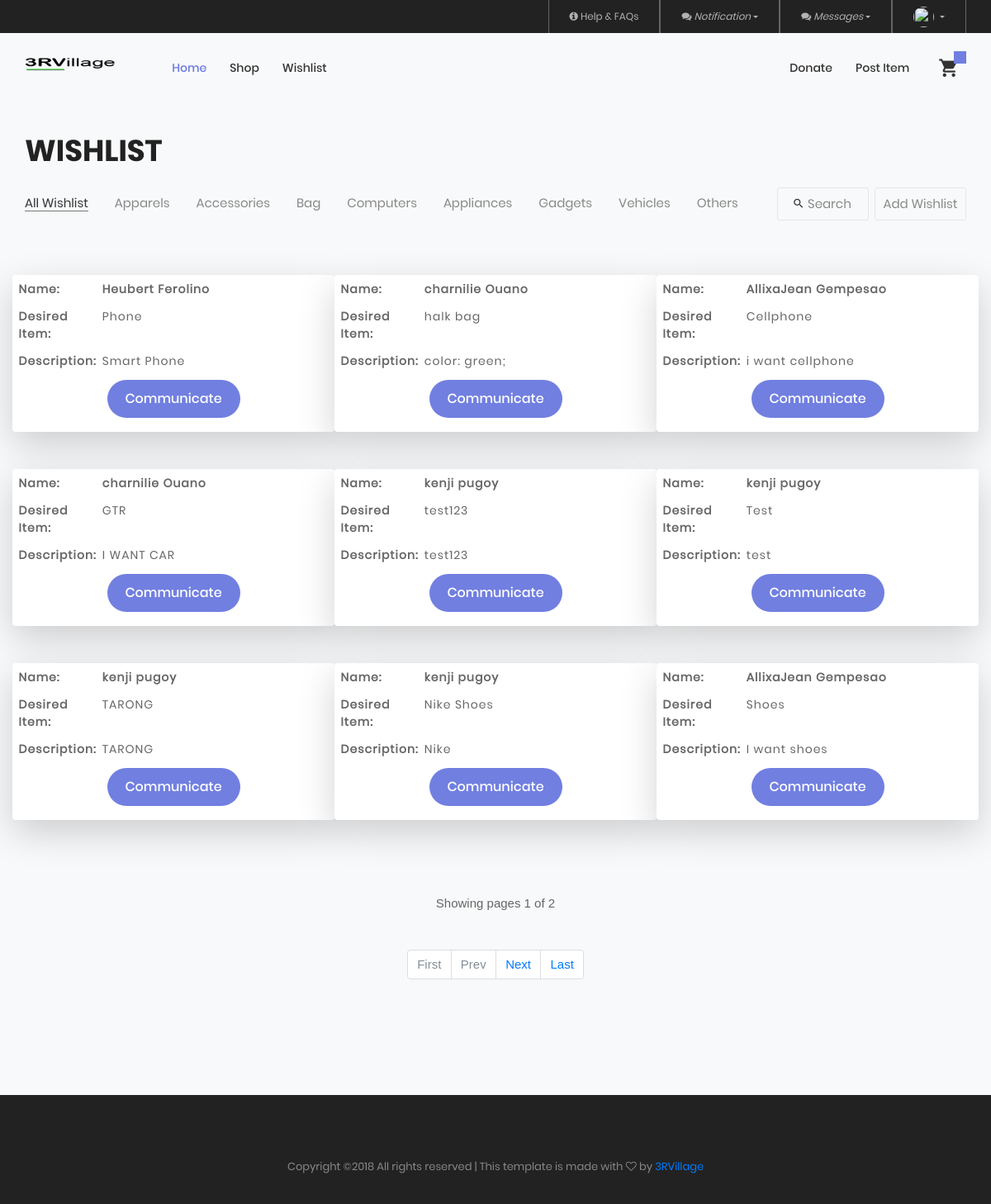
The page /wishlist.php?display=all_wishlist on the database as committed earlier.
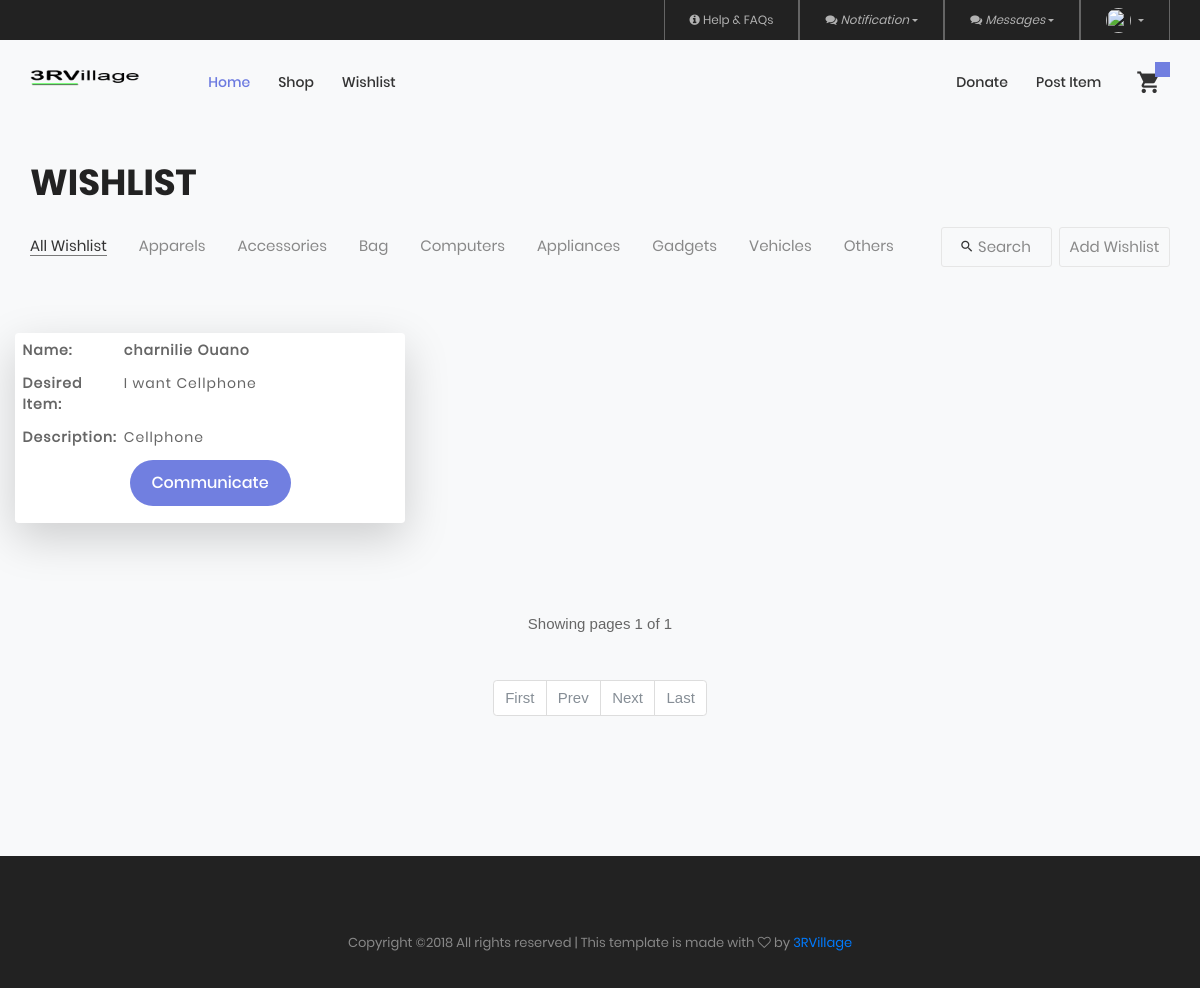
The same page on the database as committed later.
### tables this page shows
CREATE TABLE `wishlist` (
  `WishListID` int(11) NOT NULL,
  `WLName` varchar(50) NOT NULL,
  `WLWant` varchar(100) NOT NULL,
  `WLMessage` varchar(255) NOT NULL,
  `WLCategory` varchar(50) NOT NULL,
  `accountid` int(11) NOT NULL,
  `WLStatus` int(11) NOT NULL DEFAULT '1',
  `_date` timestamp NOT NULL DEFAULT CURRENT_TIMESTAMP
);

### public/wishlist.php (the view, shortened to what the changed rows need)
<?php
$linkClass = null;
  if(isset($_GET['display'])){
     $getData = htmlentities($_GET['display']);
      switch ($getData) {
      case 'all_wishlist':
        $category = null;
        $linkClass = '*';
        break;
      }
  }
  ?>
  <?php
  if(!isset($_GET['page']) || $_GET['page'] <=0 || !is_numeric($_GET['page'])){
        $page = 1;
      }else{
        $page = $_GET['page'];
      }
    function paginationAll($table,$field,$field1Ans,$page,$offset,$limit,$order,$sort,$add){
        include('connection.php');
      $arrayData = [];
      $sql = mysqli_query($conn,"SELECT COUNT(*) FROM $table WHERE $field = '$field1Ans'");
      $totalPage = mysqli_fetch_array($sql)[0];
      $totalPages = ceil($totalPage/$limit);
      $offset = ($page-1) * $limit;
      $first = ($page <= 1)?"disabled":"";
      $prevLI = ($page <= 1)?"disabled":"";
      $prevLink = ($prevLI == "disabled")?"#":"?page=".($page-1)."".$add;
      $nextLI = ($page >= $totalPages)?"disabled":"";
      $nextLink = ($nextLI == "disabled")?"#":"?page=".($page+1)."".$add;
      $lastLI = ($page >= $totalPages)?"disabled":"";
      $lastLink = ($lastLI == "disabled")?"#":"?page=".$totalPages."".$add;
      $pagination = '
        <nav>
          <ul class="pagination">
            <li class="page-item '.$first.'"><a class="page-link" href="?page=1'.$add.'">First</a></li>
            <li class="page-item '.$prevLI.'"><a class="page-link" href="'.$prevLink.'">Prev</a></li>
            <li class="page-item '.$nextLI.'"><a class="page-link" href="'.$nextLink.'">Next</a></li>
            <li class="page-item '.$lastLI.'"><a class="page-link" href="'.$lastLink.'">Last</a></li>
          </ul>
        </nav>
        ';
      if(is_numeric($page)){
         $sql = mysqli_query($conn,"SELECT * FROM $table WHERE $field = '$field1Ans' ORDER BY $order $sort LIMIT $offset,$limit");
         while ($row = mysqli_fetch_assoc($sql)){
          $arrayData[] = $row;
         }
      }
      return json_encode(array("pagination"=>$pagination,"data"=>$arrayData,"showing"=>$page,"all"=>$totalPages));
    }
    if($_GET['display'] != "all_wishlist"){
      $dataAll = json_decode(pagination("wishlist","WLStatus",1,"WLCategory",$category,$page,1,9,"WishListID","DESC","&display=".$_GET['display']),true);
    }else{
       $dataAll = json_decode(paginationAll("wishlist","WLStatus",1,$page,1,9,"WishListID","DESC","&display=".$_GET['display']),true);
    }
  ?>
<!DOCTYPE html>
<html lang="en">
<head>
  <?php include('link.php');?>
  </head>
<body class="bg-light">
  <?php
      include('header.php');
   ?>
   <section class="bg0 p-t-23 p-b-140 m-t-100 bg-light">
    <div class="container">
      <div class="p-b-10">
      </div>
      <div class="flex-w flex-sb-m p-b-52">
      </div>
      <?php
        $builder = $dom = null;
        $button  = null;
        foreach ($dataAll['data'] as $value) {
          if($user_id != $value['accountid']){
            $button = '<a href="message.php?id='.$value['accountid'].'"><button class="flex-c-m mtext-104 cl0 size-101 bg1 bor1 hov-btn1 p-lr-15 trans-04">
           <p>Communicate</p>
           </button></a>';
          }
           $builder =
          '
    <div class="row">
    <div class="shadow-lg col-sm-4 p-2 bg-white rounded mb-5 isotope-item '.$linkClass.'" style="height:190px;">
        <div class="row stext-105 cl3 p-b-5">
        <div class="col-sm-3">
          <strong><label>Name:</label></strong>
        </div>
        <div class="col-sm-8 ">
          <label><strong>'.$value['WLName'].'</strong></label>
        </div>
      </div>
      <div class="row stext-105 cl3 p-b-5">
        <div class="col-sm-3">
          <strong><label>Desired Item:</label></strong>
        </div>
        <div class="col-sm-8">
          <label>'.$value['WLWant'].'</label>
        </div>
      </div>
      <div class="row stext-105 cl3 p-b-5">
        <div class="col-sm-3">
         <strong><label>Description:</label></strong>
        </div>
        <div class="col-sm-8">
          <label>'.$value['WLMessage'].'</label>
        </div>
      </div>
      <div class="row justify-content-center">
        <div>
          '.$button.'
        </div>
      </div>
     </div>
    </div>
    ';
          $dom = $dom."".$builder;
        }
      ?>
      <div class="row isotope-grid" id="wishlistRes">
        <?php echo $dom; ?>
      </div>
    </div>
    <div class="flex-c-m flex-w w-full p-t-45">
        <?php
                if($dataAll['all'] == 0){
                  echo '<div class="flex-c-m stext-101 cl5 size-103 bg2 bor1 ">No Data Found</div>';
                }
                else{
                echo "Showing pages ".$dataAll['showing']." of ".$dataAll['all'];
                ?>
                <div class="flex-c-m flex-w w-full p-t-45">
                  <?php
                      echo $dataAll['pagination'];
                }
             ?>
      </div>
  </section>
 </body>
</html>

Rows that differ between the two databases and show on the page:
removed wishlist: WLName "Heubert Ferolino", WLWant "Phone", WLMessage "Smart Phone"
removed wishlist: WLName "charnilie Ouano", WLWant "halk bag", WLMessage "color: green;"
removed wishlist: WLName "AllixaJean Gempesao", WLWant "Cellphone", WLMessage "i want cellphone"
removed wishlist: WLName "charnilie Ouano", WLWant "GTR", WLMessage "I WANT CAR"
removed wishlist: WLName "kenji pugoy", WLWant "test123", WLMessage "test123"
removed wishlist: WLName "kenji pugoy", WLWant "Test", WLMessage "test"
removed wishlist: WLName "kenji pugoy", WLWant "TARONG", WLMessage "TARONG"
removed wishlist: WLName "kenji pugoy", WLWant "Nike Shoes", WLMessage "Nike"
removed wishlist: WLName "AllixaJean Gempesao", WLWant "Shoes", WLMessage "I want shoes"
now on this page (row edited): wishlist: WLName "charnilie Ouano", WLWant "I want Cellphone", WLMessage "Cellphone"
changed wishlist: accountid 2 → 3 (drawn)
Other text that changed with them:
$dataAll['all']: "2" → "1"
text no longer shown: "Name: Name: Name: Name: Name: Name: Name: Name: Name: Desired Item: Desired Item: Desired Item: Desired Item: Desired Item: Desired Item: Desired Item: Desired Item: Desired Item: Description: Description: Description: Description: Description: Description: Description: Description: Description: Communicate Communicate Communicate Communicate Communicate Communicate Communicate Communicate Communicate"
text now shown: "Name: Desired Item: Description: Communicate"
